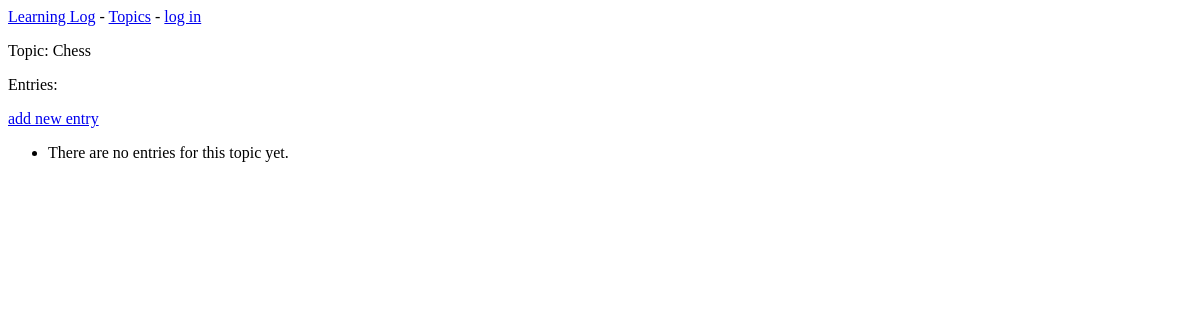
Page /topics/1/ on the earlier database version.
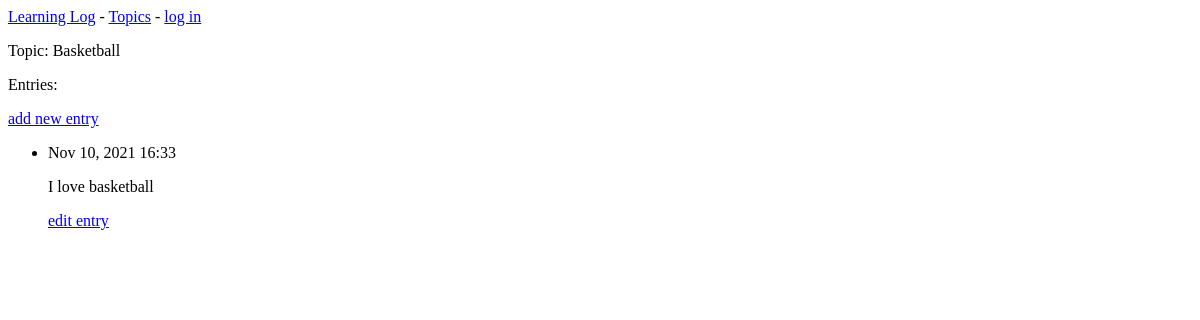
Same page on the later database version.
### learning_logs/models.py (models this page shows, shortened)
class Topic(models.Model):
    text = models.CharField(max_length=200)
    date_added = models.DateTimeField(auto_now_add=True)
    owner = models.ForeignKey(User,
                              on_delete=models.DO_NOTHING)
    def __str__(self):
        return self.text

class Entry(models.Model):
    topic = models.ForeignKey(Topic,
                              on_delete=models.DO_NOTHING)
    text = models.TextField()
    date_added = models.DateTimeField(auto_now_add=True)
    class Meta:
        verbose_name_plural = 'entries'

### learning_logs/views.py (the view)
# urls.py: url(r'^topics/(?P<topic_id>\d+)/$', views.topic, name='topic'),
def topic(request, topic_id):
    topic = Topic.objects.get(id=topic_id)
    entries = topic.entry_set.order_by('-date_added')
    context = {'topic': topic, 'entries': entries}
    return render(request, 'learning_logs/topic.html', context)

### learning_logs/templates/learning_logs/topic.html
{% extends 'learning_logs/base.html' %}
{% block content %}
  <p>Topic: {{ topic }}</p>
  <p>Entries:</p>
  <p>
      <a href="{% url 'learning_logs:new_entry' topic.id %}">add new entry</a>
  </p>
  <ul>
  {% for entry in entries %}
    <li>
      <p>{{ entry.date_added|date:'M d, Y H:i' }}</p>
      <p>{{ entry.text|linebreaks }}</p>
      <p>
        <a href="{% url 'learning_logs:edit_entry' entry.id %}">edit entry</a>
      </p>
    </li>
  {% empty %}
    <li>
      There are no entries for this topic yet.
    </li>
  {% endfor %}
  </ul>
{% endblock content %}

### learning_logs/templates/learning_logs/base.html
<p>
    <a href="{% url 'learning_logs:index' %}">Learning Log</a> -
    <a href="{% url 'learning_logs:topics' %}">Topics</a> -
    {% if user.is_authenticated %}
        Hello, {{ user.username }}.
    {% else %}
        <a href="{% url 'users:login' %}">log in</a>
    {% endif %}
</p>
{% block content %}{% endblock %}

Differences in the rows shown:
changed Topic: text "Chess" → "Basketball"
added Entry: date_added "Nov 10, 2021 16:33", text "I love basketball"
Other differences:
text no longer shown: "There are no entries for this topic yet."
